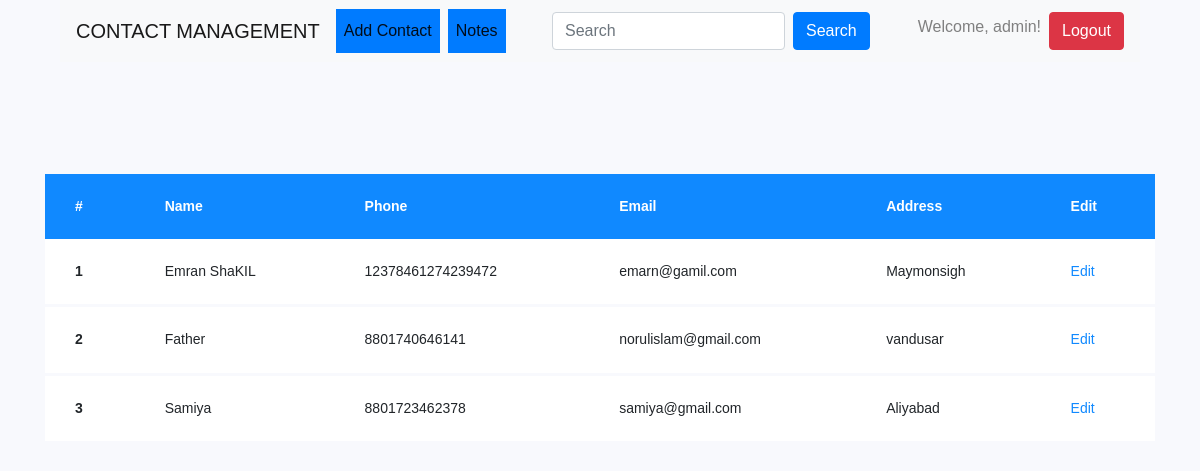
The app's page / (signed in), older data.
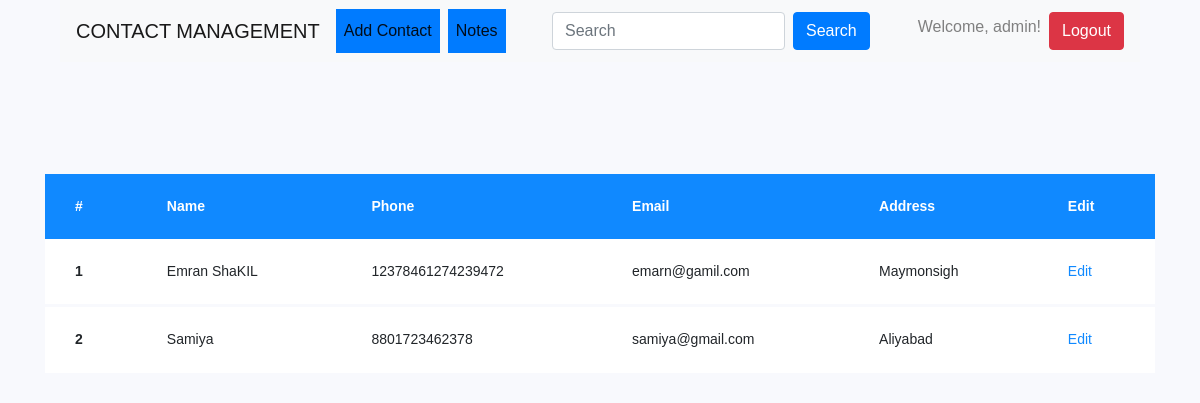
The same page, newer data.
### contact/models.py (models this page shows, shortened)
class Contact(models.Model):
    user = models.ForeignKey(User, on_delete=models.CASCADE)
    name = models.CharField(max_length=100)
    phone_number = models.IntegerField()
    email = models.EmailField()
    address = models.CharField(max_length=250)
    photo = models.ImageField(max_length=255, null=True, blank=True, default="profile_images/d.png")

### contact/views.py (the view)
# urls.py: path('', views.contact, name = 'contact'),
def contact(request):
    if request.user.is_authenticated:
        template = 'contact.html'
        user = request.user
        checkdata = Contact.objects.filter(user=user)
        context = {
            'check': checkdata
        }
        return render(request,context=context,template_name = template)
    else:
        return redirect('login')

### templates/contact.html (shortened to what this page needs)
{% load static %}
<!doctype html>
<html lang="en">
  <head>
	<link rel="stylesheet" href="{% static 'https://stackpath.bootstrapcdn.com/font-awesome/4.7.0/css/font-awesome.min.css' %}">
	<link rel="stylesheet" href="{% static 'css/style.css' %}">
	</head>
	<body>
	 <div class="container">
	  <div class="col-md-12">
		<nav class="navbar navbar-expand-lg navbar-light bg-light">
			<a class="navbar-brand" href="#">CONTACT MANAGEMENT</a>
			<div class="collapse navbar-collapse" id="navbarTogglerDemo03">
			  <ul class="navbar-nav mr-auto mt-2 mt-lg-0">
				<li class="nav-item active">
				  <a class="nav-link btn-primary mr-sm-2" href="{% url 'add_contact' %}">Add Contact <span class="sr-only">(current)</span></a>
				</li>
				<li class="nav-item active">
					<a class="nav-link btn-primary" href="{% url 'user_notes' %}">Notes<span class="sr-only">(current)</span></a>
				  </li>
			  </ul>
			  <form class="form-inline my-2 my-lg-0">
				<input class="form-control mr-sm-2" type="search" placeholder="Search" aria-label="Search">
				<button class="btn btn-primary my-2 my-sm-0 mr-sm-5" type="submit">Search</button>
			  </form>
			</div>
			<h6 class="mr-sm-2">  Welcome, {{ user.username }}!</h6>
			<a href="{% url 'log_out' %}" class="btn btn-danger">Logout</a>
		  </nav>
		</div>
     </div>
	<section class="ftco-section">
		<div class="container">
			<div class="row">
				<div class="col-md-12">
					<div class="table-wrap">
						<table class="table">
						  <thead class="thead-primary">
						    <tr>
						      <th>#</th>
						      <th>Name</th>
						      <th>Phone</th>
						      <th>Email</th>
						      <th>Address</th>
						      <th>Edit</th>
						    </tr>
						  </thead>
						  <tbody>
                            {% for ch in check%}
						    <tr>
						      <th scope="row">{{ forloop.counter }}</th>
						      <td>{{ch.name}}</td>
						      <td>{{ch.phone_number}}</td>
						      <td>{{ch.email}}</td>
						      <td>{{ch.address}}</td>
						      <td><a href="{% url 'edit_contact' ch.id %}">Edit</a></td>
						    </tr>
                            {%endfor%}
						  </tbody>
						</table>
					</div>
				</div>
			</div>
		</div>
	</section>
	</body>
</html>

Row changes from the older to the newer data that the page shows:
removed Contact: name "Father", phone_number "8801740646141", email "norulislam@gmail.com", address "vandusar"
